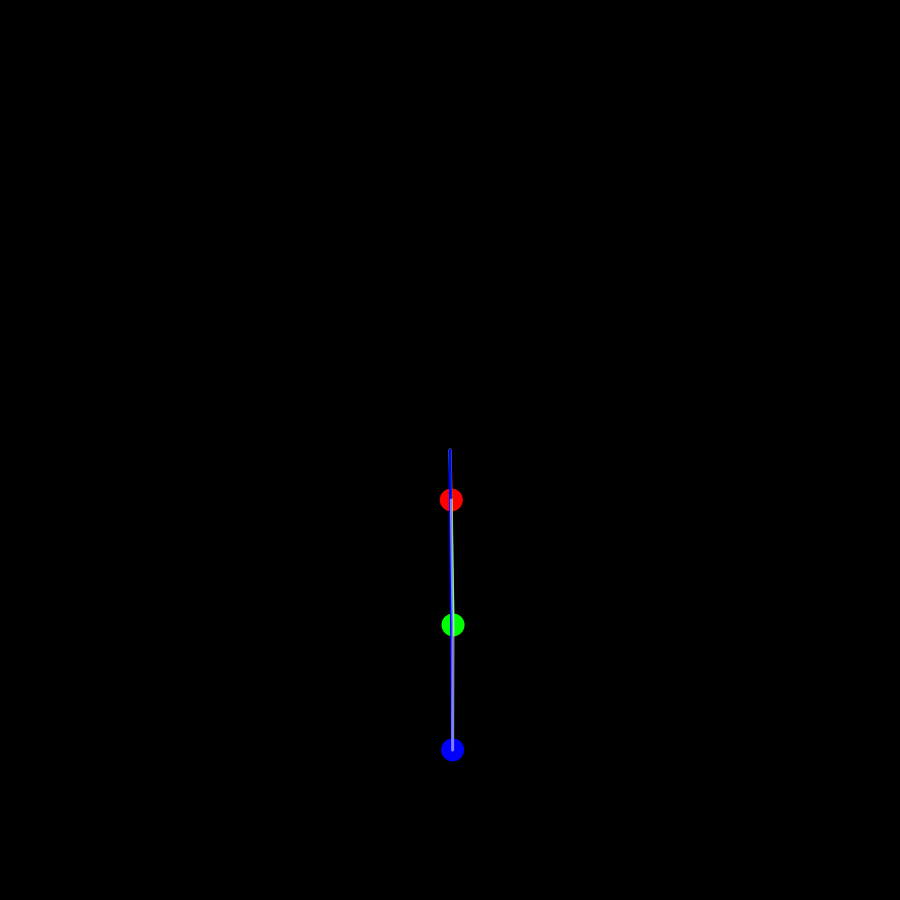
Frame 1 (no input)
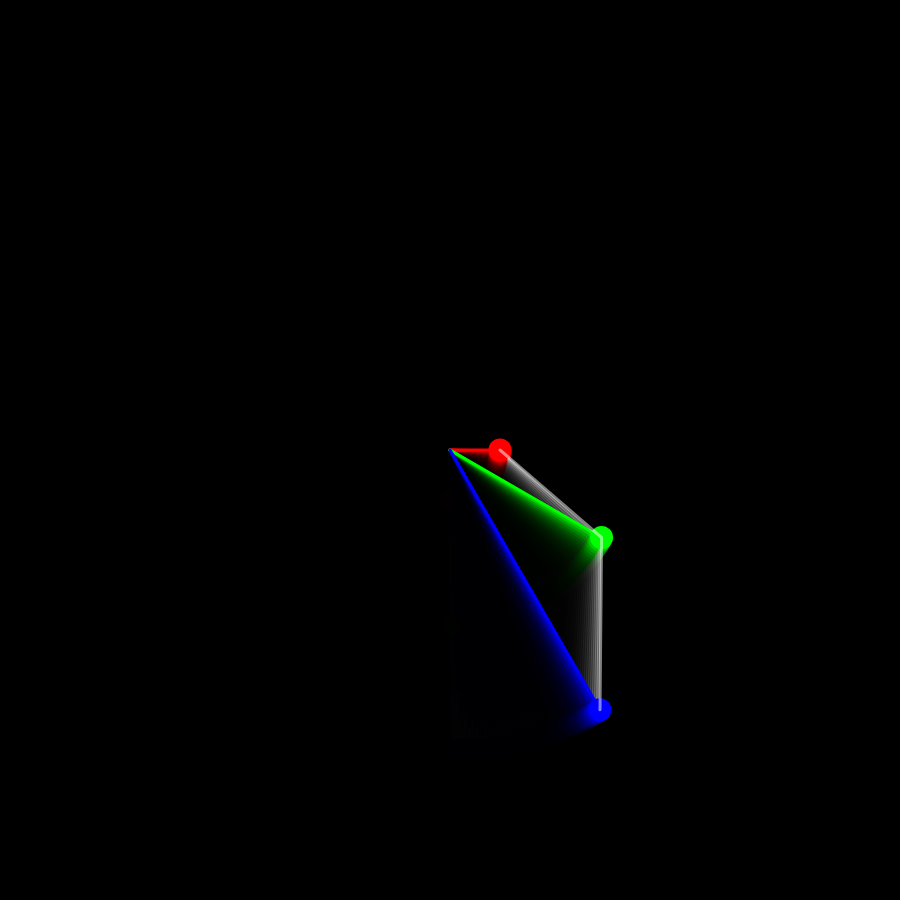
Frame 60 (no input)
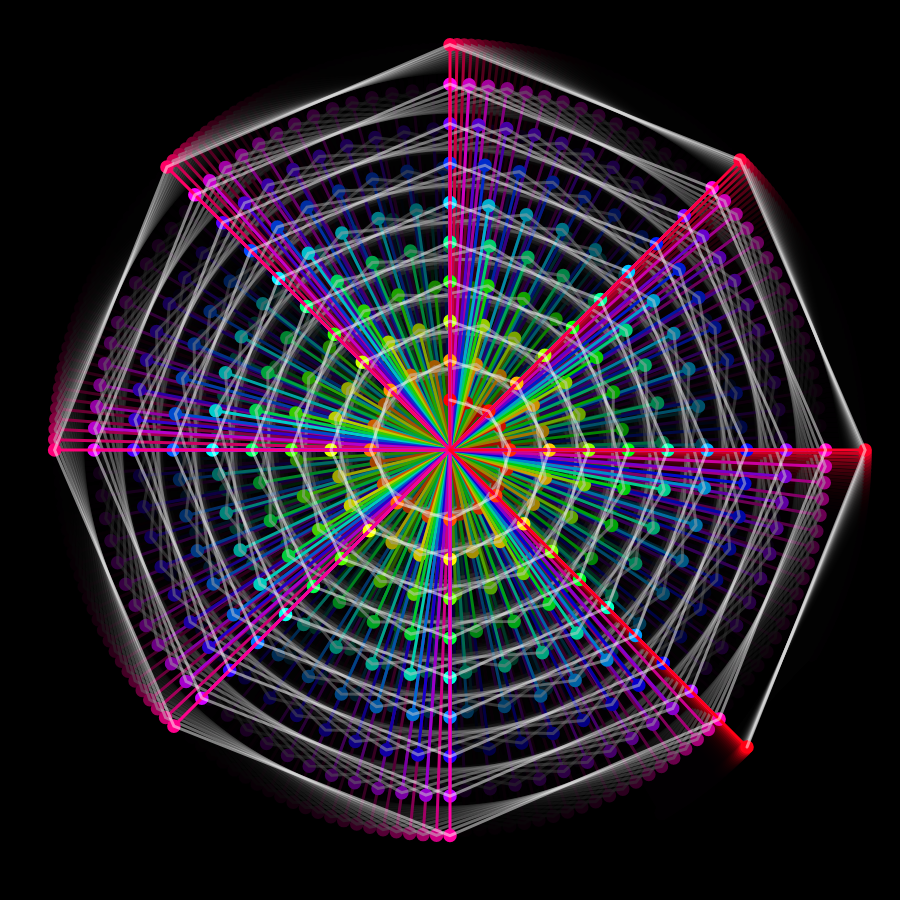
Frame 120 (the mouse pressed at the canvas centre since frame 60)

The p5.js sketch that drew these frames (run headless with seeded random() and noise() and a simulated clock; from frame 60 on, the mouse is pressed at the canvas centre):

// p5.js sketch
// ── sketch.js
let minMultiplier = 50;
let maxMultiplier = 425;
let minAmount = 3;
let maxAmount = 150;
let maxDiameter = 20;
let minDiameter = 1;
let amount = 15;
let globalAngle = 0;
let globalSpeed = 0.35;

function setup(){
    createCanvas(900, 900);
    colorMode(HSL);
    angleMode(DEGREES);
    stroke(255);
    strokeWeight(3);
    background(0);
}

function draw(){
    background(0, 0, 0, 0.2);
    translate(width/2, height/2);

    amount = floor(map(mouseX, 0, width, minAmount, maxAmount));
    diameter = map(amount, minAmount, maxAmount, maxDiameter, minDiameter);
    globalSpeed = map(mouseY, height, 0, 0, 0.5);
    globalAngle = (globalAngle - globalSpeed) % 360;
    drawCirclesAndLines();
}

function drawCirclesAndLines(){
    push();
    rotate(90);
    beginShape();
    for (let i = 0; i < amount; i++) {
        let multiplier = map(i, 0, amount, minMultiplier, maxMultiplier);
        let angle = globalAngle * (amount - i);
        let x = cos(angle) * multiplier;
        let y = sin(angle) * multiplier;
        let color = map(i, 0, amount, 0, 360);
        fill(color, 100, 50, 1);
        stroke(color, 100, 50, 1);
        circle(x, y, diameter);
        line(0, 0, x, y);
        noFill();
        vertex(x, y);
    }
    stroke(0, 0, 100, 0.5);
    endShape();
    pop();
}
